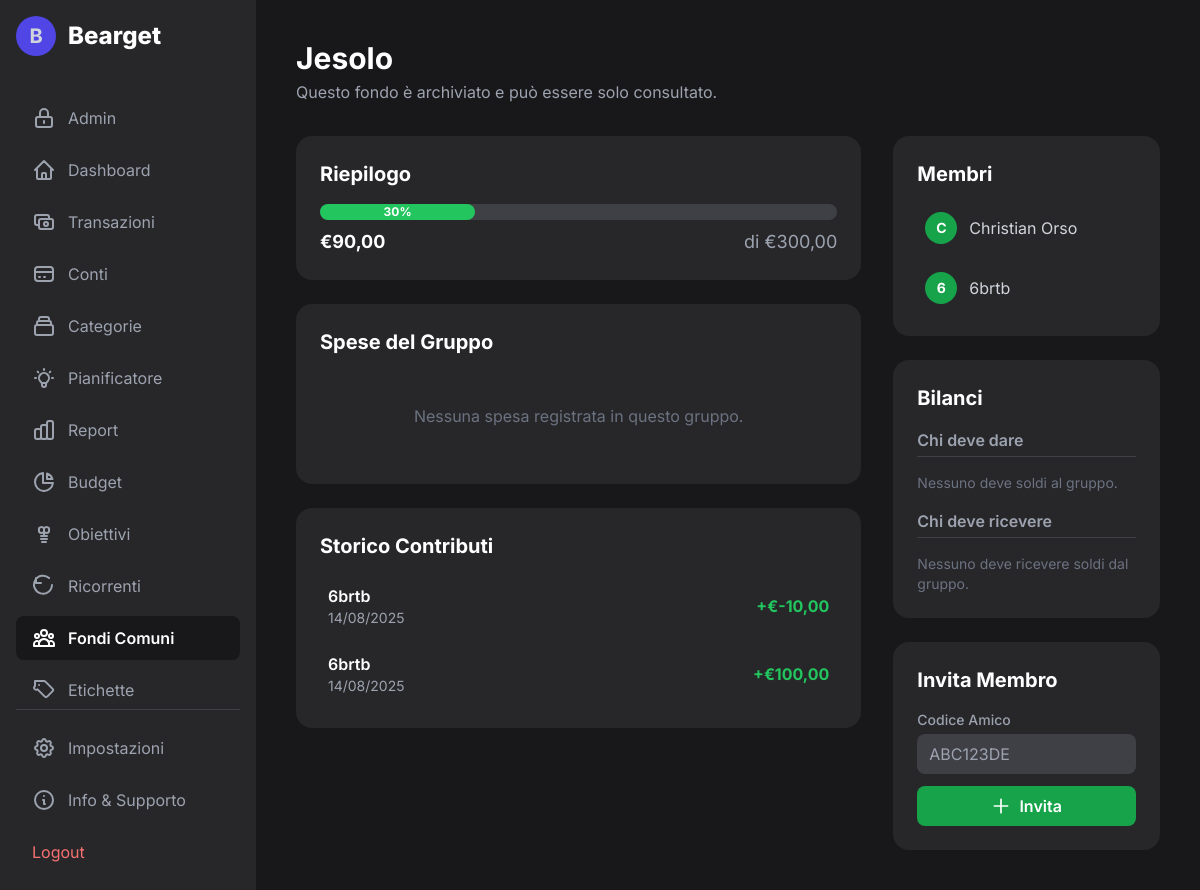
The page /fund_details.php?id=1 (signed in) on the database its author committed.
### tables this page shows
CREATE TABLE `shared_funds` (
  `id` int(11) NOT NULL,
  `name` varchar(150) NOT NULL,
  `description` text DEFAULT NULL,
  `target_amount` decimal(10,2) DEFAULT NULL,
  `creator_id` int(11) NOT NULL,
  `created_at` timestamp NOT NULL DEFAULT current_timestamp(),
  `status` varchar(20) NOT NULL DEFAULT 'active' COMMENT 'e.g., active, settling, archived'
);

CREATE TABLE `shared_fund_contributions` (
  `id` int(11) NOT NULL,
  `fund_id` int(11) NOT NULL,
  `user_id` int(11) NOT NULL,
  `amount` decimal(10,2) NOT NULL,
  `contribution_date` date NOT NULL,
  `created_at` timestamp NOT NULL DEFAULT current_timestamp(),
  `transaction_id` int(11) DEFAULT NULL
);

CREATE TABLE `users` (
  `id` int(11) NOT NULL,
  `username` varchar(50) NOT NULL,
  `email` varchar(100) NOT NULL,
  `password` varchar(255) NOT NULL,
  `verification_token` varchar(255) DEFAULT NULL,
  `is_verified` tinyint(1) NOT NULL DEFAULT 0,
  `created_at` timestamp NOT NULL DEFAULT current_timestamp(),
  `theme` varchar(25) NOT NULL DEFAULT 'dark-indigo',
  `subscription_status` varchar(20) NOT NULL DEFAULT 'free',
  `stripe_customer_id` varchar(255) DEFAULT NULL,
  `stripe_subscription_id` varchar(255) DEFAULT NULL,
  `subscription_end_date` timestamp NULL DEFAULT NULL,
  `subscription_start_date` timestamp NULL DEFAULT NULL,
  `friend_code` varchar(8) DEFAULT NULL
);

### fund_details.php (the view, shortened to what the rows shown need)
<?php
require_once 'db_connect.php';
require_once 'functions.php';
$user_id = $_SESSION["id"];
$fund_id = $_GET['id'] ?? 0;
$fund = get_shared_fund_details($conn, $fund_id, $user_id);
$members = get_fund_members($conn, $fund_id);
if ($fund['status'] === 'settling') {
    $settlement_payments = get_settlement_payments($conn, $fund_id);
    $all_payments_confirmed = true;
    if (empty($settlement_payments)) {
        $all_payments_confirmed = true;
    } else {
        foreach ($settlement_payments as $payment) {
            if ($payment['status'] === 'pending') {
                $all_payments_confirmed = false;
                break;
            }
        }
    }
} else {
    $group_expenses = get_group_expenses($conn, $fund_id);
    $balances = get_group_balances($conn, $fund_id);
    $contributions = get_fund_contributions($conn, $fund_id);
}
?>
<!DOCTYPE html>
<html lang="it">
<head>
    <script src="https://cdn.tailwindcss.com"></script>
    <link rel="stylesheet" href="theme.php">
</head>
<body class="text-gray-300">
    <div class="flex h-screen">
        <main class="flex-1 p-6 lg:p-10 overflow-y-auto">
            <header class="flex flex-wrap justify-between items-center gap-4 mb-8">
                <div>
                    <h1 class="text-3xl font-bold text-white"><?php echo htmlspecialchars($fund['name']); ?></h1>
                    <p class="text-gray-400 mt-1">
                        <?php if($fund['status'] === 'active'): echo 'Gestisci le spese, i contributi e i membri del fondo.'; ?>
                        <?php elseif($fund['status'] === 'settling'): echo 'Questo fondo è in fase di chiusura. Conferma i pagamenti per finalizzare.'; ?>
                        <?php elseif($fund['status'] === 'archived'): echo 'Questo fondo è archiviato e può essere solo consultato.'; ?>
                        <?php endif; ?>
                    </p>
                </div>
            </header>
            <?php if ($fund['status'] === 'settling'): ?>
                <div class="bg-gray-800 rounded-2xl p-6">
                    <h2 class="text-xl font-bold text-white mb-4">Pagamenti per il Saldaconto</h2>
                    <div class="space-y-3">
                        <?php if (empty($settlement_payments)): ?>
                            <p class="text-gray-500 text-center py-4">Tutti i conti sono saldati o non ci sono pagamenti da effettuare.</p>
                        <?php else: foreach($settlement_payments as $payment): ?>
                        <div class="flex items-center justify-between p-3 rounded-lg bg-gray-700/50">
                            <div class="flex items-center gap-3">
                                <span class="text-xl"><?php echo $payment['status'] === 'paid' ? '✅' : '⏳'; ?></span>
                                <div>
                                    <p class="text-white">
                                        <span class="font-bold"><?php echo htmlspecialchars($payment['from_username']); ?></span> deve pagare
                                        <span class="font-bold text-primary-400">€<?php echo number_format($payment['amount'], 2, ',', '.'); ?></span> a
                                        <span class="font-bold"><?php echo htmlspecialchars($payment['to_username']); ?></span>
                                    </p>
                                </div>
                            </div>
                            <?php if($payment['status'] === 'pending' && ($payment['from_user_id'] == $user_id || $payment['to_user_id'] == $user_id)): ?>
                            <form action="confirm_payment.php" method="POST" class="confirm-payment-form">
                                <input type="hidden" name="payment_id" value="<?php echo $payment['id']; ?>">
                                <button type="submit" class="bg-green-600 hover:bg-green-700 text-white font-semibold py-1 px-3 rounded-lg text-sm">Conferma</button>
                            </form>
                            <?php endif; ?>
                        </div>
                        <?php endforeach; endif; ?>
                    </div>
                </div>
            <?php else:  ?>
                <div class="grid grid-cols-1 lg:grid-cols-3 gap-8">
                    <div class="lg:col-span-2 space-y-6">
                        <div class="bg-gray-800 rounded-2xl p-6">
                            <h2 class="text-xl font-bold text-white mb-4">Riepilogo</h2>
                            <?php
                                $percentage = ($fund['target_amount'] > 0) ? ($fund['total_contributed'] / $fund['target_amount']) * 100 : 0;
                            ?>
                            <div class="w-full bg-gray-700 rounded-full h-4 mb-2">
                                <div class="bg-green-500 h-4 rounded-full text-center text-white text-xs font-bold" style="width: <?php echo min($percentage, 100); ?>%"><?php echo round($percentage); ?>%</div>
                            </div>
                            <div class="flex justify-between text-lg text-gray-300">
                                <span class="font-bold text-white">€<?php echo number_format($fund['total_contributed'], 2, ',', '.'); ?></span>
                                <span class="text-gray-400">di €<?php echo number_format($fund['target_amount'], 2, ',', '.'); ?></span>
                            </div>
                        </div>
                         <div class="bg-gray-800 rounded-2xl p-6">
                            <h2 class="text-xl font-bold text-white mb-4">Spese del Gruppo</h2>
                            <div class="space-y-2">
                                <?php if(empty($group_expenses)): ?>
                                    <div class="text-center py-8 text-gray-500">
                                        <p>Nessuna spesa registrata in questo gruppo.</p>
                                    </div>
                                <?php else: foreach($group_expenses as $expense): ?>
                                <div class="flex items-center justify-between p-2 rounded-lg transition-colors hover:bg-gray-700/50">
                                    <div class="flex items-center gap-3">
                                        <span class="text-2xl"><?php echo htmlspecialchars($expense['category_icon'] ?? '💰'); ?></span>
                                        <div>
                                            <p class="font-semibold text-white"><?php echo htmlspecialchars($expense['description']); ?></p>
                                            <p class="text-sm text-gray-400">
                                                Pagato da <?php echo htmlspecialchars($expense['paid_by_username']); ?> il <?php echo date("d/m/Y", strtotime($expense['expense_date'])); ?>
                                                <?php if($expense['category_name']): ?>
                                                <span class="font-bold"> · </span> <?php echo htmlspecialchars($expense['category_name']); ?>
                                                <?php endif; ?>
                                            </p>
                                        </div>
                                    </div>
                                    <div class="flex items-center gap-4">
                                        <?php if($expense['note_id']): ?>
                                        <a href="note_details.php?id=<?php echo $expense['note_id']; ?>" class="text-gray-400 hover:text-white" title="Visualizza nota">
                                            <svg class="w-5 h-5" fill="none" stroke="currentColor" viewBox="0 0 24 24"><path stroke-linecap="round" stroke-linejoin="round" stroke-width="2" d="M9 12h6m-6 4h6m2 5H7a2 2 0 01-2-2V5a2 2 0 012-2h5.586a1 1 0 01.707.293l5.414 5.414a1 1 0 01.293.707V19a2 2 0 01-2 2z"></path></svg>
                                        </a>
                                        <?php endif; ?>
                                        <p class="font-bold text-danger text-lg">-€<?php echo number_format($expense['amount'], 2, ',', '.'); ?></p>
                                    </div>
                                </div>
                                <?php endforeach; endif; ?>
                            </div>
                        </div>
                        <div class="bg-gray-800 rounded-2xl p-6">
                            <h2 class="text-xl font-bold text-white mb-4">Storico Contributi</h2>
                            <div class="space-y-2">
                                <?php if(empty($contributions)): ?>
                                    <div class="text-center py-8 text-gray-500">
                                        <p>Nessun contributo ancora versato.</p>
                                    </div>
                                <?php else: foreach($contributions as $c): ?>
                                <div class="flex items-center justify-between p-2 rounded-lg transition-colors hover:bg-gray-700/50">
                                    <div>
                                        <p class="font-semibold text-white"><?php echo htmlspecialchars($c['username']); ?></p>
                                        <p class="text-sm text-gray-400"><?php echo date("d/m/Y", strtotime($c['contribution_date'])); ?></p>
                                    </div>
                                    <p class="font-bold text-success">+€<?php echo number_format($c['amount'], 2, ',', '.'); ?></p>
                                </div>
                                <?php endforeach; endif; ?>
                            </div>
                        </div>
                    </div>
                    <div class="lg:col-span-1 space-y-6">
                        <div class="bg-gray-800 rounded-2xl p-6">
                            <h2 class="text-xl font-bold text-white mb-4">Membri</h2>
                            <div class="space-y-3">
                                <?php foreach($members as $member): ?>
                                <div class="flex items-center p-2 rounded-lg transition-colors hover:bg-gray-700/50">
                                    <div class="w-8 h-8 rounded-full bg-primary-600 flex items-center justify-center text-white font-bold text-sm mr-3 flex-shrink-0"><?php echo strtoupper(substr($member['username'], 0, 1)); ?></div>
                                    <span><?php echo htmlspecialchars($member['username']); ?></span>
                                </div>
                                <?php endforeach; ?>
                            </div>
                        </div>
                        <div class="bg-gray-800 rounded-2xl p-6">
                            <h2 class="text-xl font-bold text-white mb-4">Bilanci</h2>
                            <?php
                                $users_who_owe = array_filter($balances, function($b) { return $b['balance'] < 0; });
                                $users_who_are_owed = array_filter($balances, function($b) { return $b['balance'] > 0; });
                            ?>
                            <div class="space-y-4">
                                <div>
                                    <h3 class="text-md font-semibold text-gray-400 mb-2 border-b border-gray-700 pb-1">Chi deve dare</h3>
                                    <div class="space-y-2 pt-2">
                                    <?php if(empty($users_who_owe)): ?>
                                        <p class="text-sm text-gray-500">Nessuno deve soldi al gruppo.</p>
                                    <?php else: foreach($users_who_owe as $balance): ?>
                                    <div class="flex items-center justify-between p-1">
                                        <span class="text-white"><?php echo htmlspecialchars($balance['username']); ?></span>
                                        <span class="font-bold text-danger">€<?php echo number_format(abs($balance['balance']), 2, ',', '.'); ?></span>
                                    </div>
                                    <?php endforeach; endif; ?>
                                    </div>
                                </div>
                                <div>
                                    <h3 class="text-md font-semibold text-gray-400 mb-2 border-b border-gray-700 pb-1">Chi deve ricevere</h3>
                                    <div class="space-y-2 pt-2">
                                    <?php if(empty($users_who_are_owed)): ?>
                                        <p class="text-sm text-gray-500">Nessuno deve ricevere soldi dal gruppo.</p>
                                    <?php else: foreach($users_who_are_owed as $balance): ?>
                                    <div class="flex items-center justify-between p-1">
                                        <span class="text-white"><?php echo htmlspecialchars($balance['username']); ?></span>
                                        <span class="font-bold text-success">+€<?php echo number_format($balance['balance'], 2, ',', '.'); ?></span>
                                    </div>
                                    <?php endforeach; endif; ?>
                                    </div>
                                </div>
                            </div>
                        </div>
                        <div class="bg-gray-800 rounded-2xl p-6">
                            <h2 class="text-xl font-bold text-white mb-4">Invita Membro</h2>
                            <form action="invite_member.php" method="POST" class="space-y-3">
                                <div>
                                    <label for="friend_code" class="block text-sm font-medium text-gray-400 mb-1">Codice Amico</label>
                                    <input type="text" name="friend_code" id="friend_code" required class="w-full bg-gray-700 text-white rounded-lg px-3 py-2" placeholder="ABC123DE">
                                </div>
                                <button type="submit" class="w-full bg-primary-600 hover:bg-primary-700 text-white font-semibold py-2 rounded-lg flex items-center justify-center">
                                    <svg class="w-5 h-5 mr-2" fill="none" stroke="currentColor" viewBox="0 0 24 24"><path stroke-linecap="round" stroke-linejoin="round" stroke-width="2" d="M12 4v16m8-8H4"></path></svg>
                                    Invita
                                </button>
                            </form>
                        </div>
                    </div>
                </div>
            <?php endif; ?>
        </main>
    </div>
</body>
</html>

### rows shown on the page
shared_funds: name "Jesolo", target_amount "300,00"
shared_fund_contributions: user.username "6brtb", contribution_date "14/08/2025", amount "-10,00"
shared_fund_contributions: user.username "6brtb", contribution_date "14/08/2025", amount "100,00"
users: username "C", username "Christian Orso"
users: username "6", username "6brtb"

### other values the page prints
$percentage "30"
$fund['total_contributed'] "90,00"
